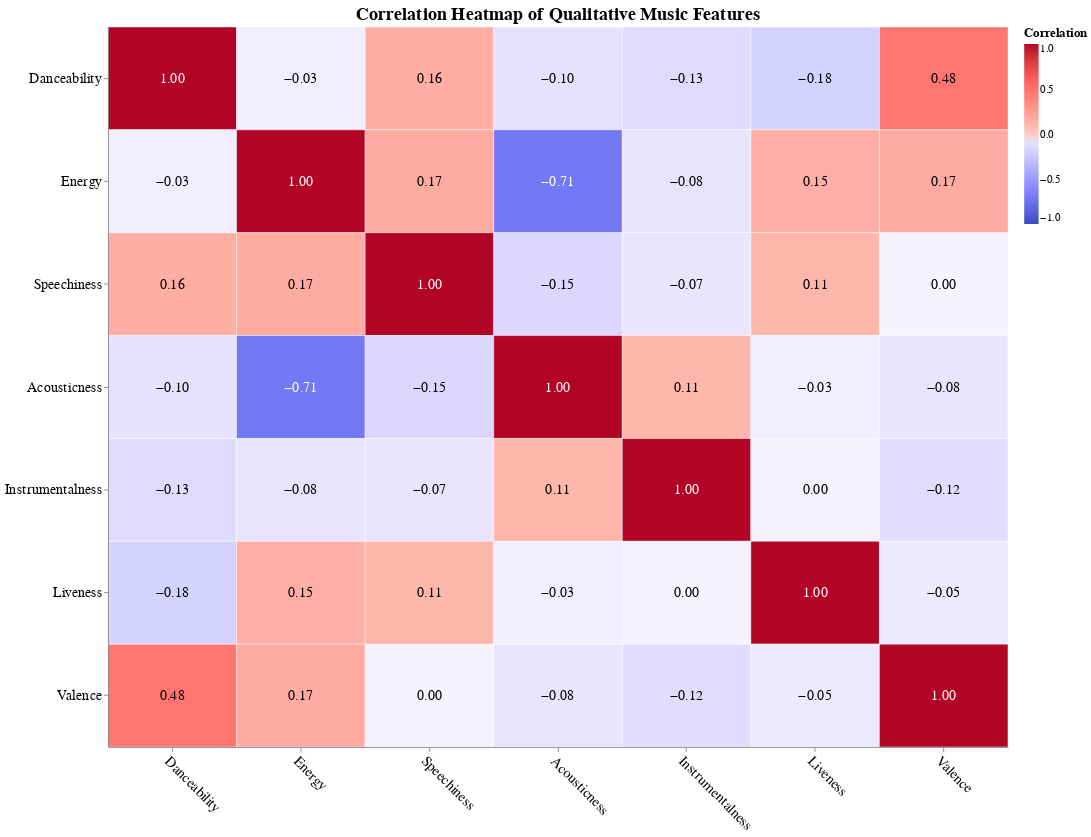

The notebook cell saved with this chart:
### Code cell
import pandas as pd
import altair as alt

# Load the dataset
df = pd.read_csv('data/ClassicHit_clean.csv')

# Select only the qualitative features
qualitative_features = [
    'Danceability',
    'Energy',
    'Speechiness',
    'Acousticness',
    'Instrumentalness',
    'Liveness',
    'Valence'
]
qualitative_df = df[qualitative_features]

# Setup the correlation matrix
corr_matrix = qualitative_df.corr()
corr = corr_matrix.reset_index().melt(id_vars='index')
corr.columns = ['Feature1', 'Feature2', 'Correlation']

# Create the heatmap
heatmap = alt.Chart(corr).mark_rect(
    stroke='white',
    strokeWidth=0.5
).encode(
    x=alt.X('Feature2:O',
            sort=qualitative_features,
            axis=alt.Axis(
                labelAngle=45, 
                labelFontSize=16, 
                titleFontSize=14
            ),
            title=''),
    y=alt.Y('Feature1:O',
            sort=qualitative_features, 
            axis=alt.Axis(
                labelFontSize=16, 
                titleFontSize=14
            ),
            title=''),
    color=alt.Color(
        'Correlation:Q',
        scale=alt.Scale(
            domain=[-1, 0, 1], 
            range=['#3B4CC0', '#FFFFFF', '#B40426']
        ),
        legend=alt.Legend(
            title='Correlation', 
            labelFontSize=12, 
            titleFontSize=14
        )
    )
).properties(
    width=1000,
    height=800,
    title=alt.TitleParams(
        text='Correlation Heatmap of Qualitative Music Features',
        fontSize=20
    )
)

# Value annotations
annotations = heatmap.mark_text(baseline='middle', fontSize=16).encode(
    text=alt.Text('Correlation:Q', format='.2f'),
    color=alt.condition(
        'datum.Correlation > 0.5 || datum.Correlation < -0.5',
        alt.value('white'),
        alt.value('black')
    )
)

# Combine heatmap and annotations
plot = (heatmap + annotations).configure_view(strokeWidth=0)

plot

### Figure 1 — Vega-Lite specification as saved in the notebook (floating-point values rounded to 4 significant figures)
{"config": {"view": {"continuousWidth": 300, "continuousHeight": 300, "strokeWidth": 0}}, "layer": [{"mark": {"type": "rect", "stroke": "white", "strokeWidth": 0.5}, "encoding": {"color": {"field": "Correlation", "legend": {"labelFontSize": 12, "title": "Correlation", "titleFontSize": 14}, "scale": {"domain": [-1, 0, 1], "range": ["#3B4CC0", "#FFFFFF", "#B40426"]}, "type": "quantitative"}, "x": {"axis": {"labelAngle": 45, "labelFontSize": 16, "titleFontSize": 14}, "field": "Feature2", "sort": ["Danceability", "Energy", "Speechiness", "Acousticness", "Instrumentalness", "Liveness", "Valence"], "title": "", "type": "ordinal"}, "y": {"axis": {"labelFontSize": 16, "titleFontSize": 14}, "field": "Feature1", "sort": ["Danceability", "Energy", "Speechiness", "Acousticness", "Instrumentalness", "Liveness", "Valence"], "title": "", "type": "ordinal"}}, "title": {"text": "Correlation Heatmap of Qualitative Music Features", "fontSize": 20}}, {"mark": {"type": "text", "baseline": "middle", "fontSize": 16}, "encoding": {"color": {"condition": {"test": "datum.Correlation > 0.5 || datum.Correlation < -0.5", "value": "white"}, "value": "black"}, "text": {"field": "Correlation", "format": ".2f", "type": "quantitative"}, "x": {"axis": {"labelAngle": 45, "labelFontSize": 16, "titleFontSize": 14}, "field": "Feature2", "sort": ["Danceability", "Energy", "Speechiness", "Acousticness", "Instrumentalness", "Liveness", "Valence"], "title": "", "type": "ordinal"}, "y": {"axis": {"labelFontSize": 16, "titleFontSize": 14}, "field": "Feature1", "sort": ["Danceability", "Energy", "Speechiness", "Acousticness", "Instrumentalness", "Liveness", "Valence"], "title": "", "type": "ordinal"}}, "title": {"text": "Correlation Heatmap of Qualitative Music Features", "fontSize": 20}}], "data": {"name": "data-067a429695fbd4c119614d27614fc0e0"}, "height": 800, "width": 1000, "$schema": "https://vega.github.io/schema/vega-lite/v5.20.1.json", "datasets": {"data-067a429695fbd4c119614d27614fc0e0": [{"Feature1": "Danceability", "Feature2": "Danceability", "Correlation": 1.0}, {"Feature1": "Energy", "Feature2": "Danceability", "Correlation": -0.02624}, {"Feature1": "Speechiness", "Feature2": "Danceability", "Correlation": 0.1555}, {"Feature1": "Acousticness", "Feature2": "Danceability", "Correlation": -0.09552}, {"Feature1": "Instrumentalness", "Feature2": "Danceability", "Correlation": -0.1316}, {"Feature1": "Liveness", "Feature2": "Danceability", "Correlation": -0.1794}, {"Feature1": "Valence", "Feature2": "Danceability", "Correlation": 0.4814}, {"Feature1": "Danceability", "Feature2": "Energy", "Correlation": -0.02624}, {"Feature1": "Energy", "Feature2": "Energy", "Correlation": 1.0}, {"Feature1": "Speechiness", "Feature2": "Energy", "Correlation": 0.1712}, {"Feature1": "Acousticness", "Feature2": "Energy", "Correlation": -0.7112}, {"Feature1": "Instrumentalness", "Feature2": "Energy", "Correlation": -0.08211}, {"Feature1": "Liveness", "Feature2": "Energy", "Correlation": 0.1488}, {"Feature1": "Valence", "Feature2": "Energy", "Correlation": 0.1728}, {"Feature1": "Danceability", "Feature2": "Speechiness", "Correlation": 0.1555}, {"Feature1": "Energy", "Feature2": "Speechiness", "Correlation": 0.1712}, {"Feature1": "Speechiness", "Feature2": "Speechiness", "Correlation": 1.0}, {"Feature1": "Acousticness", "Feature2": "Speechiness", "Correlation": -0.1517}, {"Feature1": "Instrumentalness", "Feature2": "Speechiness", "Correlation": -0.07372}, {"Feature1": "Liveness", "Feature2": "Speechiness", "Correlation": 0.1099}, {"Feature1": "Valence", "Feature2": "Speechiness", "Correlation": -0.00441}, {"Feature1": "Danceability", "Feature2": "Acousticness", "Correlation": -0.09552}, {"Feature1": "Energy", "Feature2": "Acousticness", "Correlation": -0.7112}, {"Feature1": "Speechiness", "Feature2": "Acousticness", "Correlation": -0.1517}, {"Feature1": "Acousticness", "Feature2": "Acousticness", "Correlation": 1.0}, {"Feature1": "Instrumentalness", "Feature2": "Acousticness", "Correlation": 0.1099}, {"Feature1": "Liveness", "Feature2": "Acousticness", "Correlation": -0.02585}, {"Feature1": "Valence", "Feature2": "Acousticness", "Correlation": -0.07597}, {"Feature1": "Danceability", "Feature2": "Instrumentalness", "Correlation": -0.1316}, {"Feature1": "Energy", "Feature2": "Instrumentalness", "Correlation": -0.08211}, {"Feature1": "Speechiness", "Feature2": "Instrumentalness", "Correlation": -0.07372}, {"Feature1": "Acousticness", "Feature2": "Instrumentalness", "Correlation": 0.1099}, {"Feature1": "Instrumentalness", "Feature2": "Instrumentalness", "Correlation": 1.0}, {"Feature1": "Liveness", "Feature2": "Instrumentalness", "Correlation": -0.003194}, {"Feature1": "Valence", "Feature2": "Instrumentalness", "Correlation": -0.1187}, {"Feature1": "Danceability", "Feature2": "Liveness", "Correlation": -0.1794}, {"Feature1": "Energy", "Feature2": "Liveness", "Correlation": 0.1488}, {"Feature1": "Speechiness", "Feature2": "Liveness", "Correlation": 0.1099}, {"Feature1": "Acousticness", "Feature2": "Liveness", "Correlation": -0.02585}, {"Feature1": "Instrumentalness", "Feature2": "Liveness", "Correlation": -0.003194}, {"Feature1": "Liveness", "Feature2": "Liveness", "Correlation": 1.0}, {"Feature1": "Valence", "Feature2": "Liveness", "Correlation": -0.05152}, {"Feature1": "Danceability", "Feature2": "Valence", "Correlation": 0.4814}, {"Feature1": "Energy", "Feature2": "Valence", "Correlation": 0.1728}, {"Feature1": "Speechiness", "Feature2": "Valence", "Correlation": -0.00441}, {"Feature1": "Acousticness", "Feature2": "Valence", "Correlation": -0.07597}, {"Feature1": "Instrumentalness", "Feature2": "Valence", "Correlation": -0.1187}, {"Feature1": "Liveness", "Feature2": "Valence", "Correlation": -0.05152}, {"Feature1": "Valence", "Feature2": "Valence", "Correlation": 1.0}]}}
